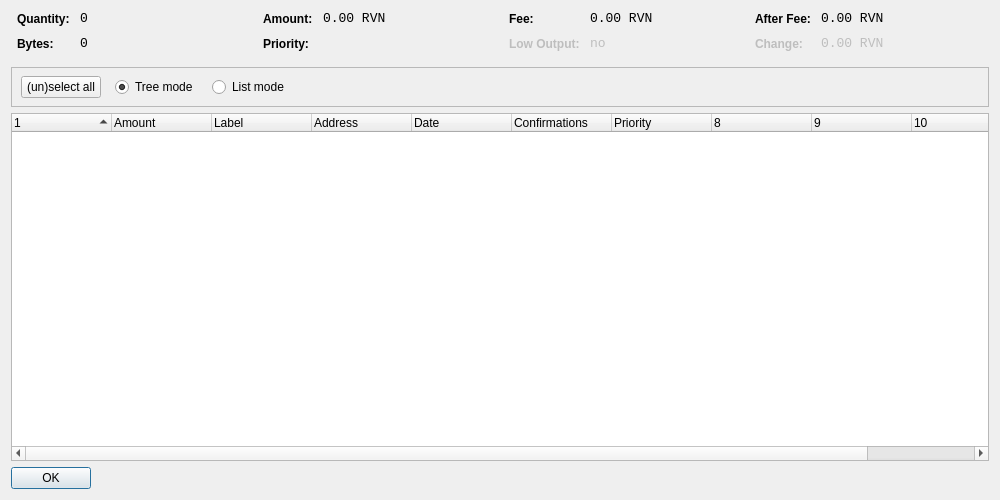
<?xml version="1.0" encoding="UTF-8"?>
<ui version="4.0">
 <class>CoinControlDialog</class>
 <widget class="QDialog" name="CoinControlDialog">
  <property name="geometry">
   <rect>
    <x>0</x>
    <y>0</y>
    <width>1000</width>
    <height>500</height>
   </rect>
  </property>
  <property name="windowTitle">
   <string>Coin Control</string>
  </property>
  <layout class="QVBoxLayout" name="verticalLayout">
   <item>
    <layout class="QHBoxLayout" name="horizontalLayoutTop" stretch="0,0,0,0">
     <property name="topMargin">
      <number>0</number>
     </property>
     <property name="bottomMargin">
      <number>10</number>
     </property>
     <item>
      <layout class="QFormLayout" name="formLayoutCoinControl1">
       <property name="horizontalSpacing">
        <number>10</number>
       </property>
       <property name="verticalSpacing">
        <number>10</number>
       </property>
       <property name="leftMargin">
        <number>6</number>
       </property>
       <property name="rightMargin">
        <number>6</number>
       </property>
       <item row="0" column="0">
        <widget class="QLabel" name="labelCoinControlQuantityText">
         <property name="styleSheet">
          <string notr="true">font-weight:bold;</string>
         </property>
         <property name="text">
          <string>Quantity:</string>
         </property>
        </widget>
       </item>
       <item row="0" column="1">
        <widget class="QLabel" name="labelCoinControlQuantity">
         <property name="font">
          <font>
           <family>Monospace</family>
           <pointsize>10</pointsize>
          </font>
         </property>
         <property name="cursor">
          <cursorShape>IBeamCursor</cursorShape>
         </property>
         <property name="contextMenuPolicy">
          <enum>Qt::ActionsContextMenu</enum>
         </property>
         <property name="text">
          <string notr="true">0</string>
         </property>
         <property name="textInteractionFlags">
          <set>Qt::LinksAccessibleByMouse|Qt::TextSelectableByKeyboard|Qt::TextSelectableByMouse</set>
         </property>
        </widget>
       </item>
       <item row="1" column="0">
        <widget class="QLabel" name="labelCoinControlBytesText">
         <property name="styleSheet">
          <string notr="true">font-weight:bold;</string>
         </property>
         <property name="text">
          <string>Bytes:</string>
         </property>
        </widget>
       </item>
       <item row="1" column="1">
        <widget class="QLabel" name="labelCoinControlBytes">
         <property name="font">
          <font>
           <family>Monospace</family>
           <pointsize>10</pointsize>
          </font>
         </property>
         <property name="cursor">
          <cursorShape>IBeamCursor</cursorShape>
         </property>
         <property name="contextMenuPolicy">
          <enum>Qt::ActionsContextMenu</enum>
         </property>
         <property name="text">
          <string notr="true">0</string>
         </property>
         <property name="textInteractionFlags">
          <set>Qt::LinksAccessibleByMouse|Qt::TextSelectableByKeyboard|Qt::TextSelectableByMouse</set>
         </property>
        </widget>
       </item>
      </layout>
     </item>
     <item>
      <layout class="QFormLayout" name="formLayoutCoinControl2">
       <property name="horizontalSpacing">
        <number>10</number>
       </property>
       <property name="verticalSpacing">
        <number>10</number>
       </property>
       <property name="leftMargin">
        <number>6</number>
       </property>
       <property name="rightMargin">
        <number>6</number>
       </property>
       <item row="0" column="0">
        <widget class="QLabel" name="labelCoinControlAmountText">
         <property name="styleSheet">
          <string notr="true">font-weight:bold;</string>
         </property>
         <property name="text">
          <string>Amount:</string>
         </property>
        </widget>
       </item>
       <item row="0" column="1">
        <widget class="QLabel" name="labelCoinControlAmount">
         <property name="font">
          <font>
           <family>Monospace</family>
           <pointsize>10</pointsize>
          </font>
         </property>
         <property name="cursor">
          <cursorShape>IBeamCursor</cursorShape>
         </property>
         <property name="contextMenuPolicy">
          <enum>Qt::ActionsContextMenu</enum>
         </property>
         <property name="text">
          <string notr="true">0.00 RVN</string>
         </property>
         <property name="textInteractionFlags">
          <set>Qt::LinksAccessibleByMouse|Qt::TextSelectableByKeyboard|Qt::TextSelectableByMouse</set>
         </property>
        </widget>
       </item>
       <item row="1" column="0">
        <widget class="QLabel" name="labelCoinControlPriorityText">
         <property name="styleSheet">
          <string notr="true">font-weight:bold;</string>
         </property>
         <property name="text">
          <string>Priority:</string>
         </property>
        </widget>
       </item>
       <item row="1" column="1">
        <widget class="QLabel" name="labelCoinControlPriority">
         <property name="font">
          <font>
           <family>Monospace</family>
           <pointsize>10</pointsize>
          </font>
         </property>
         <property name="cursor">
          <cursorShape>IBeamCursor</cursorShape>
         </property>
         <property name="contextMenuPolicy">
          <enum>Qt::ActionsContextMenu</enum>
         </property>
         <property name="text">
          <string/>
         </property>
         <property name="textInteractionFlags">
          <set>Qt::LinksAccessibleByMouse|Qt::TextSelectableByKeyboard|Qt::TextSelectableByMouse</set>
         </property>
        </widget>
       </item>
      </layout>
     </item>
     <item>
      <layout class="QFormLayout" name="formLayoutCoinControl3">
       <property name="horizontalSpacing">
        <number>10</number>
       </property>
       <property name="verticalSpacing">
        <number>10</number>
       </property>
       <property name="leftMargin">
        <number>6</number>
       </property>
       <property name="rightMargin">
        <number>6</number>
       </property>
       <item row="0" column="0">
        <widget class="QLabel" name="labelCoinControlFeeText">
         <property name="styleSheet">
          <string notr="true">font-weight:bold;</string>
         </property>
         <property name="text">
          <string>Fee:</string>
         </property>
        </widget>
       </item>
       <item row="0" column="1">
        <widget class="QLabel" name="labelCoinControlFee">
         <property name="font">
          <font>
           <family>Monospace</family>
           <pointsize>10</pointsize>
          </font>
         </property>
         <property name="cursor">
          <cursorShape>IBeamCursor</cursorShape>
         </property>
         <property name="contextMenuPolicy">
          <enum>Qt::ActionsContextMenu</enum>
         </property>
         <property name="text">
          <string notr="true">0.00 RVN</string>
         </property>
         <property name="textInteractionFlags">
          <set>Qt::LinksAccessibleByMouse|Qt::TextSelectableByKeyboard|Qt::TextSelectableByMouse</set>
         </property>
        </widget>
       </item>
       <item row="1" column="0">
        <widget class="QLabel" name="labelCoinControlLowOutputText">
         <property name="enabled">
          <bool>false</bool>
         </property>
         <property name="styleSheet">
          <string notr="true">font-weight:bold;</string>
         </property>
         <property name="text">
          <string>Low Output:</string>
         </property>
        </widget>
       </item>
       <item row="1" column="1">
        <widget class="QLabel" name="labelCoinControlLowOutput">
         <property name="enabled">
          <bool>false</bool>
         </property>
         <property name="font">
          <font>
           <family>Monospace</family>
           <pointsize>10</pointsize>
          </font>
         </property>
         <property name="cursor">
          <cursorShape>IBeamCursor</cursorShape>
         </property>
         <property name="contextMenuPolicy">
          <enum>Qt::ActionsContextMenu</enum>
         </property>
         <property name="text">
          <string notr="true">no</string>
         </property>
         <property name="textInteractionFlags">
          <set>Qt::LinksAccessibleByMouse|Qt::TextSelectableByKeyboard|Qt::TextSelectableByMouse</set>
         </property>
        </widget>
       </item>
      </layout>
     </item>
     <item>
      <layout class="QFormLayout" name="formLayoutCoinControl4">
       <property name="horizontalSpacing">
        <number>10</number>
       </property>
       <property name="verticalSpacing">
        <number>10</number>
       </property>
       <property name="leftMargin">
        <number>6</number>
       </property>
       <property name="rightMargin">
        <number>6</number>
       </property>
       <item row="0" column="0">
        <widget class="QLabel" name="labelCoinControlAfterFeeText">
         <property name="styleSheet">
          <string notr="true">font-weight:bold;</string>
         </property>
         <property name="text">
          <string>After Fee:</string>
         </property>
        </widget>
       </item>
       <item row="0" column="1">
        <widget class="QLabel" name="labelCoinControlAfterFee">
         <property name="font">
          <font>
           <family>Monospace</family>
           <pointsize>10</pointsize>
          </font>
         </property>
         <property name="cursor">
          <cursorShape>IBeamCursor</cursorShape>
         </property>
         <property name="contextMenuPolicy">
          <enum>Qt::ActionsContextMenu</enum>
         </property>
         <property name="text">
          <string notr="true">0.00 RVN</string>
         </property>
         <property name="textInteractionFlags">
          <set>Qt::LinksAccessibleByMouse|Qt::TextSelectableByKeyboard|Qt::TextSelectableByMouse</set>
         </property>
        </widget>
       </item>
       <item row="1" column="0">
        <widget class="QLabel" name="labelCoinControlChangeText">
         <property name="enabled">
          <bool>false</bool>
         </property>
         <property name="styleSheet">
          <string notr="true">font-weight:bold;</string>
         </property>
         <property name="text">
          <string>Change:</string>
         </property>
        </widget>
       </item>
       <item row="1" column="1">
        <widget class="QLabel" name="labelCoinControlChange">
         <property name="enabled">
          <bool>false</bool>
         </property>
         <property name="font">
          <font>
           <family>Monospace</family>
           <pointsize>10</pointsize>
          </font>
         </property>
         <property name="cursor">
          <cursorShape>IBeamCursor</cursorShape>
         </property>
         <property name="contextMenuPolicy">
          <enum>Qt::ActionsContextMenu</enum>
         </property>
         <property name="text">
          <string notr="true">0.00 RVN</string>
         </property>
         <property name="textInteractionFlags">
          <set>Qt::LinksAccessibleByMouse|Qt::TextSelectableByKeyboard|Qt::TextSelectableByMouse</set>
         </property>
        </widget>
       </item>
      </layout>
     </item>
    </layout>
   </item>
   <item>
    <widget class="QFrame" name="frame">
     <property name="minimumSize">
      <size>
       <width>0</width>
       <height>40</height>
      </size>
     </property>
     <property name="frameShape">
      <enum>QFrame::StyledPanel</enum>
     </property>
     <property name="frameShadow">
      <enum>QFrame::Sunken</enum>
     </property>
     <widget class="QWidget" name="horizontalLayoutWidget">
      <property name="geometry">
       <rect>
        <x>10</x>
        <y>0</y>
        <width>781</width>
        <height>41</height>
       </rect>
      </property>
      <layout class="QHBoxLayout" name="horizontalLayoutPanel" stretch="0,0,0,0,0">
       <property name="spacing">
        <number>14</number>
       </property>
       <item>
        <widget class="QPushButton" name="pushButtonSelectAll">
         <property name="sizePolicy">
          <sizepolicy hsizetype="Maximum" vsizetype="Fixed">
           <horstretch>0</horstretch>
           <verstretch>0</verstretch>
          </sizepolicy>
         </property>
         <property name="text">
          <string>(un)select all</string>
         </property>
        </widget>
       </item>
       <item>
        <widget class="QRadioButton" name="radioTreeMode">
         <property name="sizePolicy">
          <sizepolicy hsizetype="Maximum" vsizetype="Fixed">
           <horstretch>0</horstretch>
           <verstretch>0</verstretch>
          </sizepolicy>
         </property>
         <property name="text">
          <string>Tree mode</string>
         </property>
         <property name="checked">
          <bool>true</bool>
         </property>
        </widget>
       </item>
       <item>
        <widget class="QRadioButton" name="radioListMode">
         <property name="sizePolicy">
          <sizepolicy hsizetype="Maximum" vsizetype="Fixed">
           <horstretch>0</horstretch>
           <verstretch>0</verstretch>
          </sizepolicy>
         </property>
         <property name="text">
          <string>List mode</string>
         </property>
        </widget>
       </item>
       <item>
        <spacer name="horizontalSpacer">
         <property name="orientation">
          <enum>Qt::Horizontal</enum>
         </property>
         <property name="sizeHint" stdset="0">
          <size>
           <width>40</width>
           <height>20</height>
          </size>
         </property>
        </spacer>
       </item>
      </layout>
     </widget>
    </widget>
   </item>
   <item>
    <widget class="CoinControlTreeWidget" name="treeWidget">
     <property name="contextMenuPolicy">
      <enum>Qt::CustomContextMenu</enum>
     </property>
     <property name="sortingEnabled">
      <bool>false</bool>
     </property>
     <property name="columnCount">
      <number>11</number>
     </property>
     <attribute name="headerShowSortIndicator" stdset="0">
      <bool>true</bool>
     </attribute>
     <attribute name="headerStretchLastSection">
      <bool>false</bool>
     </attribute>
     <column>
      <property name="text">
       <string/>
      </property>
     </column>
     <column>
      <property name="text">
       <string>Amount</string>
      </property>
     </column>
     <column>
      <property name="text">
       <string>Label</string>
      </property>
     </column>
     <column>
      <property name="text">
       <string>Address</string>
      </property>
     </column>
     <column>
      <property name="text">
       <string>Date</string>
      </property>
     </column>
     <column>
      <property name="text">
       <string>Confirmations</string>
      </property>
      <property name="toolTip">
       <string>Confirmed</string>
      </property>
     </column>
     <column>
      <property name="text">
       <string>Priority</string>
      </property>
     </column>
     <column>
      <property name="text">
       <string/>
      </property>
     </column>
     <column>
      <property name="text">
       <string/>
      </property>
     </column>
     <column>
      <property name="text">
       <string/>
      </property>
     </column>
     <column>
      <property name="text">
       <string/>
      </property>
     </column>
    </widget>
   </item>
   <item>
    <widget class="QDialogButtonBox" name="buttonBox">
     <property name="sizePolicy">
      <sizepolicy hsizetype="Maximum" vsizetype="Fixed">
       <horstretch>0</horstretch>
       <verstretch>0</verstretch>
      </sizepolicy>
     </property>
     <property name="orientation">
      <enum>Qt::Horizontal</enum>
     </property>
     <property name="standardButtons">
      <set>QDialogButtonBox::Ok</set>
     </property>
    </widget>
   </item>
  </layout>
 </widget>
 <customwidgets>
  <customwidget>
   <class>CoinControlTreeWidget</class>
   <extends>QTreeWidget</extends>
   <header>coincontroltreewidget.h</header>
  </customwidget>
 </customwidgets>
 <resources/>
 <connections/>
</ui>
